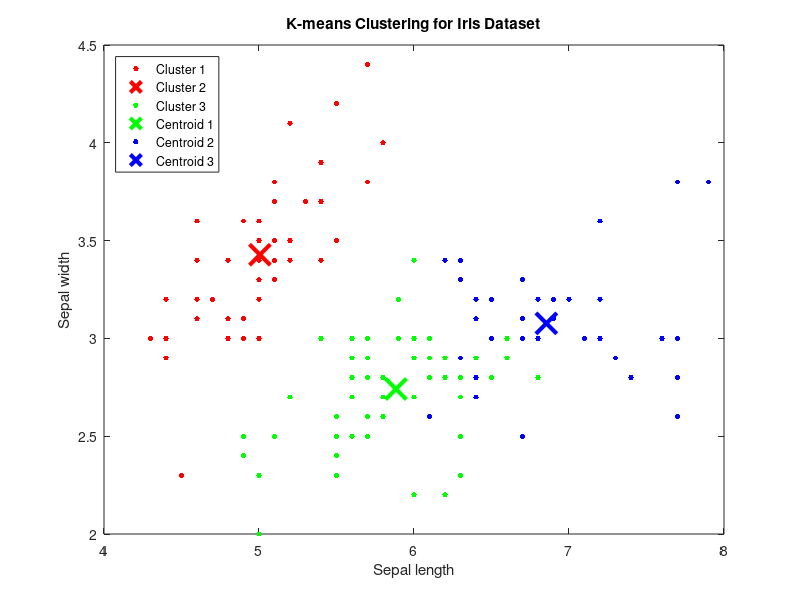

The MATLAB source for this figure:
% Load the Iris dataset
load fisheriris.mat;

% Prepare the dataset
data = meas;

% Set the number of clusters (k) and the maximum number of iterations
k = 3;
max_iterations = 10000;

% Run the k-means algorithm
[cluster_indices, cluster_centers] = kmeans(data, k, 'MaxIter', max_iterations);

% Visualize the results
colors = ['r', 'g', 'b'];
figure;
for i = 1:k
    cluster_points = data(cluster_indices == i, :);
    plot(cluster_points(:, 1), cluster_points(:, 2), '.', 'Color', colors(i), 'MarkerSize', 12);
    hold on;
    plot(cluster_centers(i, 1), cluster_centers(i, 2), 'x', 'Color', colors(i), 'MarkerSize', 15, 'LineWidth', 3);
end
xlabel('Sepal length');
ylabel('Sepal width');
title('K-means Clustering for Iris Dataset');
legend('Cluster 1', 'Cluster 2', 'Cluster 3', 'Centroid 1', 'Centroid 2', 'Centroid 3', 'Location', 'northwest');
hold off;